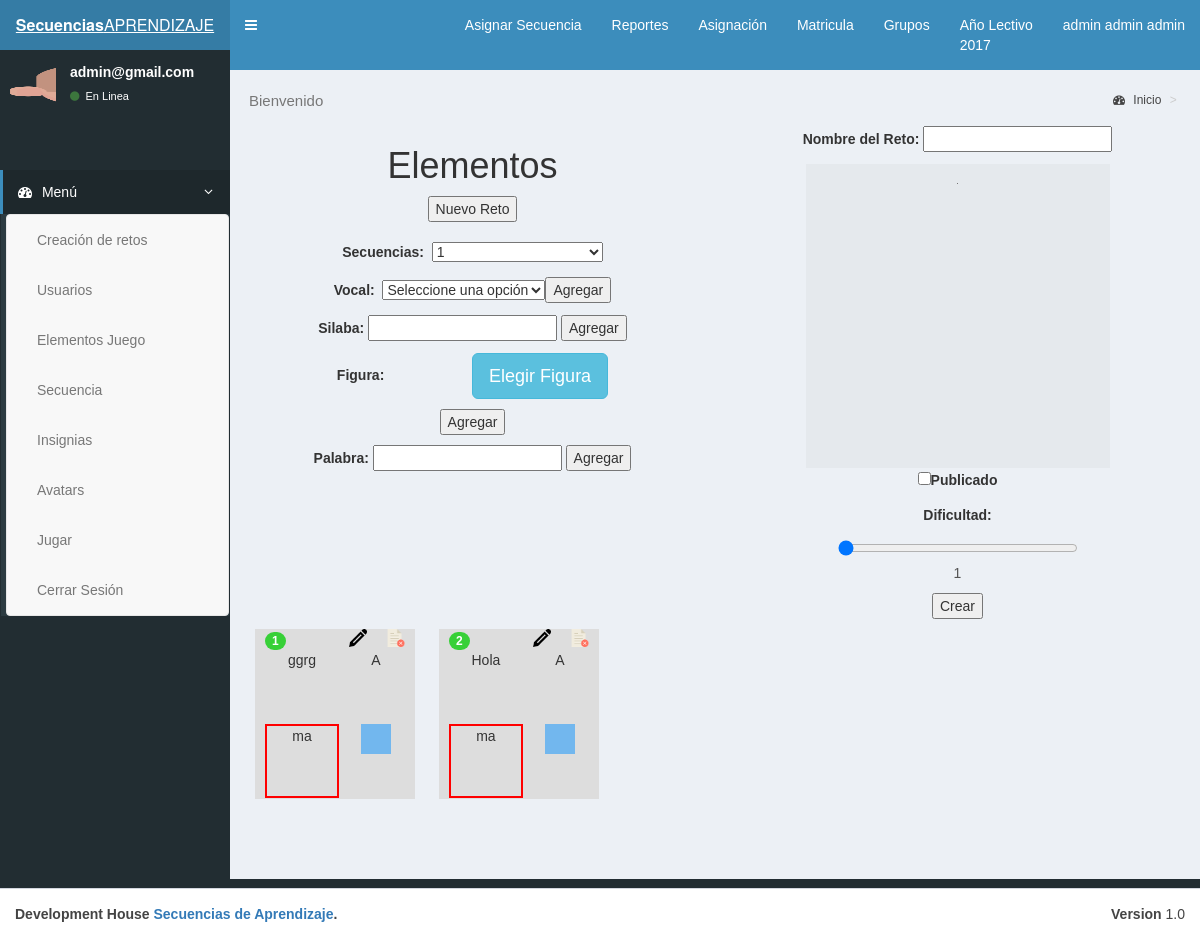
The app's page /secuencias/php/index.php (signed in) with its own data.
### tables this page shows
CREATE TABLE IF NOT EXISTS `reto` (
  `id_reto` bigint(20) NOT NULL AUTO_INCREMENT COMMENT 'este campo representa la llave primaria PK de la tabla reto',
  `nombre_reto` varchar(255) NOT NULL COMMENT 'este campo almacena el nombre del reto',
  `estado` enum('Borrador','Publicado') NOT NULL DEFAULT 'Borrador' COMMENT 'este campo almacena el estado del reto si se encuentra publicado o borrador',
  `dificultad` int(1) NOT NULL COMMENT 'este campo almacena la dificultad que tiene un reto',
  `id_secuencia` bigint(20) NOT NULL COMMENT 'este campo representa la llave primaria de la tabla secuencia',
  PRIMARY KEY (`id_reto`),
  KEY `id_secuencia` (`id_secuencia`)
);

CREATE TABLE IF NOT EXISTS `elementos_reto` (
  `id_elementos_reto` bigint(20) NOT NULL AUTO_INCREMENT COMMENT 'este campo representa la llave primaria PK de la tabla elementos_reto',
  `reto` bigint(20) NOT NULL COMMENT 'este campo representa el id del reto ',
  `elemento_reto` bigint(20) NOT NULL COMMENT 'este campo representa a los elementos que se encuentran dentro de un reto',
  `tipo` enum('Clave','Distractor') NOT NULL DEFAULT 'Distractor' COMMENT 'este campo almacena el elemento que es clave ',
  PRIMARY KEY (`id_elementos_reto`),
  KEY `reto` (`reto`),
  KEY `elemento_reto` (`elemento_reto`)
);

CREATE TABLE IF NOT EXISTS `elementos_juego` (
  `id_elementos_juego` bigint(20) NOT NULL AUTO_INCREMENT COMMENT 'este campo representa la llave primaria PK de la tabla elementos_juego',
  `tipo` enum('Silaba','Palabra','Figura','Vocal') NOT NULL COMMENT 'este campo representa el tipo de un elemento',
  `nombre_elemento` varchar(255) NOT NULL COMMENT 'este campo almacena el nombre del elemento',
  `archivo` varchar(255) DEFAULT NULL COMMENT 'este campo almacena la ruta de los elementos de tipo figura',
  PRIMARY KEY (`id_elementos_juego`),
  UNIQUE KEY `tipo` (`tipo`,`nombre_elemento`),
  UNIQUE KEY `archivo` (`archivo`)
);

### secuencias/config/conexion.php (called while the page is built, shortened)
<?php
$url_raiz = str_replace("\\","/",dirname(__FILE__));
$url_raiz = str_replace($_SERVER['DOCUMENT_ROOT'],"",$url_raiz);
$url_raiz = "//".$_SERVER['SERVER_NAME']."/".$url_raiz;
$url_raiz =  str_replace("config","",$url_raiz);
 ?>

### secuencias/php/index.php (the view, shortened to what this page needs)
<?php
require_once(dirname(__FILE__)."/../config/conexion.php");
require_once(dirname(__FILE__)."/../config/funciones.php");
 ?>
<?php
echo '<center>';
?>
<div class="row">
    <div class="col-md-6">
<h1>Elementos</h1>
<p>
                <?php
                if (isset($_SESSION['tipo']) and $_SESSION['tipo']=="admin"){
                    require_once(dirname(__FILE__)."/../config/conexion.php");
 ?><label>Docente y Grupo: <select id="asignacion_docente"><option value="">Seleccione un docente</option><?php
?></select></label><?php
                }
                ?>
<button onclick="nuevo_reto();">Nuevo Reto</button><br><br>
<form method="post" id="formsecuencia">
    <span id="listado_secuencias">
<?php listado_secuencias(); ?>
    </span>
</form>
</p>
<p><label for="vocal">Vocal:</label>&nbsp;
<select class="" name="vocal" id="vocal">
<option value="">Seleccione una opci&oacute;n</option>
</select><input type="button" onclick="agregar_elemento('vocal')" value="Agregar"></p>
<p><label for="silaba">Silaba:</label>
<input class="" autocomplete="off" list="list_silaba" onblur="/*validar()*/" id="silaba">
<input type="button"  onclick="agregar_elemento('silaba')" value="Agregar"></p>
<p><label for="figura">Figura:</label>
<?php
boton_modal_elegir_icono('index1');
?>
<input type="button"  onclick="agregar_elemento('figura')" value="Agregar"></p>
<p><label for="palabra">Palabra:</label>
<input class="" autocomplete="off" name="palabra" id="palabra" >
<input type="button"  onclick="agregar_elemento('palabra')" value="Agregar"></p>
    </div>
    <div class="col-md-6">
    <span id="area_reto">
    <div>
    <p><label for="reto">Nombre del Reto:</label>
    <input class="" name="reto" id="reto" value="<?php if (isset($_POST['id_reto']))
        echo $_POST['id_reto'];
        else
        echo $proximo_id_reto ?>">
    <br><input type="hidden" id="id_reto" name="id_reto" value="<?php if (isset($_POST['cod'])) echo $_POST['cod'];  ?>">
    </p>
        <div class="lienzo">
        </div>
        <p><label><input type="checkbox" name="estado" id="estado" value="Publicado">Publicado</label></p>
        <p><label for="dificultad">Dificultad:
<div id="slider">
  <input class="bar" style="width:240px" type="range" name="dificultad" id="dificultad" min="1" max="3"  required value="1" onchange="rangevalue.value=value" />
  <output id="rangevalue">1</output>
</div>
</p>
    <input type="button" onclick="guardar_reto();" id="btn_crear" title="Crear" value="Crear"></p>
    </div>
    </span>
    </div>
</center>
 </div>
 <span id="txt_secuencias">
<?php if (isset($_POST['secuencia'])) cargar_secuencia($_POST['secuencia']); ?>
 </span>
<?php $contenido = ob_get_contents();
include (dirname(__FILE__)."/../plantilla/home.php");
 ?>

### secuencias/config/funciones.php (shortened to what this page needs)
    ?></table><?php
function cargar_secuencia($secuencia){
require("conexion.php");
$retos = array();
$sql1 = "SELECT `id_reto`, `nombre_reto`, `dificultad`, `estado` FROM `reto` WHERE id_secuencia = '".$secuencia."';";
$consulta1 = $mysqli->query($sql1);
while($row1=$consulta1->fetch_assoc()){
$retos[$row1['id_reto']] = array("nombre_reto"=>$row1['nombre_reto'],"dificultad"=>$row1['dificultad'],"estado"=>$row1['estado']);
$sql2 = "SELECT `elementos_reto`.`id_elementos_reto`, `elementos_reto`.`elemento_reto`, `elementos_reto`.`tipo`, `elementos_juego`.`tipo` as tipo_e_juego, `elementos_juego`.`nombre_elemento`, `elementos_juego`.`archivo` FROM `elementos_reto` left join `elementos_juego` on `elementos_reto`.`elemento_reto` = `elementos_juego`.`id_elementos_juego` WHERE `elementos_reto`.`reto` = '".$row1['id_reto']."';";
$consulta2 = $mysqli->query($sql2);
while($row2=$consulta2->fetch_assoc()){
$retos[$row1['id_reto']]['elementos'][$row2['id_elementos_reto']]= array("elemento_reto"=>$row2['elemento_reto'],"tipo"=>$row2['tipo'],"tipo_e_juego"=>$row2['tipo_e_juego'],"nombre_elemento"=>$row2['nombre_elemento'],"archivo"=>$row2['archivo']);
}
}
?>
<div class="row">
<div class="col-md-12">
    <div id="secuencias">
    <?php
    foreach($retos as $id_reto => $reto){
    ?>
    <div class="secuencia" title="<?php echo $reto['nombre_reto']; ?>">
        <div class="secuencia2" id="sec2<?php echo $id_reto ?>" >
        <span  title="Estado <?php echo $reto['estado']; ?>, Dificultad: <?php echo $reto['dificultad']; ?>" ondblclick="cambiar_estado_reto('<?php echo $id_reto ?>','<?php echo $reto['estado']; ?>');" class="badge estado_<?php echo $reto['estado']; ?>"><?php echo $reto['dificultad']; ?></span>
<input style="float:right;margin-right:10px;width:18px;height:18px;" type="image" src="<?php echo $url_raiz ?>img/eliminar.png" onClick="confirmeliminar('index.php',{'del':'<?php echo $id_reto ?>'},'<?php echo $id_reto ?>');" value="Eliminar">
<input onclick="modificar_reto('<?php echo $id_reto ?>','<?php echo $reto['dificultad']; ?>','<?php echo $reto['estado']; ?>','<?php echo $reto['nombre_reto']; ?>')" style="float:right;margin-right:20px;width:18px;height:18px;" type="image" src="<?php echo $url_raiz ?>img/pencil.png" name="submit" id="submit" value="Modificar">
        <br>
        <?php
        if (count ($reto['elementos']) > 0 )
        foreach($reto['elementos'] as $id_ele_reto => $ele_reto){ ?>
        <?php
        $claseclave = '';
        if ($ele_reto['tipo']=="Clave"){
             $claseclave = 'borde_rojo';
        }
        ?>
        <?php
        if ($ele_reto['tipo_e_juego']=="Figura"){
        echo  '<span class="elemento2 '.$claseclave.'"><img src="../img/figuras/'.$ele_reto['archivo'].'" width="30px"></span>';
        }else{
        echo  '<span class="elemento2 '.$claseclave.'">'.$ele_reto['nombre_elemento']."</span>";
        }
         ?>
        <?php }
        ?>
    </div>
    </div>
    <?php
    }
 ?>
    </div>
</div>
<?php
}
?>
    <?php
function listado_secuencias($pre=''){
     require ("conexion.php");
    ?>
    <label for="secuencia">Secuencias:</label>&nbsp;
<?php
$sql2= "SELECT `secuencia`.`id_secuencia`, `secuencia`.`nombre_secuencia` FROM `secuencia` ";
?>
<select class="" name="secuencia" id="secuencia" onchange="if(this.value=='Nueva') {document.getElementById('modal_nueva_secuencia').click();cargar_secuencias('0')}else{cargar_secuencias(this.value);}">
<?php
$consulta2 = $mysqli->query($sql2);
$primerasecuencia = true;
while($row2=$consulta2->fetch_assoc()){
echo '<option value="'.$row2['id_secuencia'].'"';
if (isset($_POST['secuencia']) and $row2['nombre_secuencia']==$_POST['secuencia']){
        echo ' selected ';
}else if (!isset($_POST['secuencia']) and $primerasecuencia==true){
        echo ' selected ';
        $primerasecuencia = false;
}
echo '>'.$row2['nombre_secuencia'].'</option>';
}
?>
</select>
<?php
}
function nombre_grupo_asignacion($id_asignacion){
    require ("conexion.php");
    $sql_ac = "SELECT `nombre` FROM `grupo` inner join asignacion on asignacion.grupo = grupo.id_grupo WHERE `asignacion`.`id_asignacion` = '".$id_asignacion."'";
$consulta_ac = $mysqli->query($sql_ac);
if($row_ac=$consulta_ac->fetch_assoc()){
return $row_ac['nombre'];
}else{
return $id_asignacion;
}
}
?>
    <?php
function boton_modal_elegir_icono($destino=""){
    ?>
    <button id="btn_elegir_icono" type="button" class="btn btn-info btn-lg" data-toggle="modal" data-target="#myModal2_elegiricono<?php echo $destino ?>" onmouseup="parent.buscar_iconos('','<?php echo $destino; ?>');">Elegir Figura</button>
    <?php
}
    ?>

### secuencias/css/estilo.css (style rules this page uses)
.lienzo { width:304px !important; height:304px !important; padding:5px; background-color: rgba(0,0,0,.03); }
#secuencias { text-align:left; height:180px !important; overflow-x:none; white-space:nowrap; margin-bottom:5px; }
.secuencia { width:160px !important; height:170px !important; display:inline-block; margin: 0 10px; background-color: #DDD; }
.secuencia2 { margin: 0 10px; width:150px !important; height:150px !important; position:absolute; display:inline; }
.elemento2 { width: 74px !important; height: 74px !important; float:left; text-align:center; }
.col-md-12 { width:100% !important; overflow-x:auto; margin-bottom:50px; }
body { overflow-x:none; font-family: "Comic Sans MS",cursive,sans-serif; }
.borde_rojo { border: 2px solid red; }
.estado_Publicado { background-color:#37d037; color:white; font-weight:bold; }

### records on screen
reto: dificultad "1", nombre_elemento "A", nombre_elemento "ma"
elementos_reto: elemento_reto.nombre_elemento "ggrg"
reto: dificultad "2", nombre_elemento "A", nombre_elemento "ma"
elementos_reto: elemento_reto.nombre_elemento "Hola"

### other values on screen
$_SESSION['nombre_anio_lectivo'] "2017"
$_SESSION['nombre'] "admin"
$_SESSION['apellido'] "admin admin"
$_SESSION['email'] "admin@gmail.com"
form field secuencia "1"
